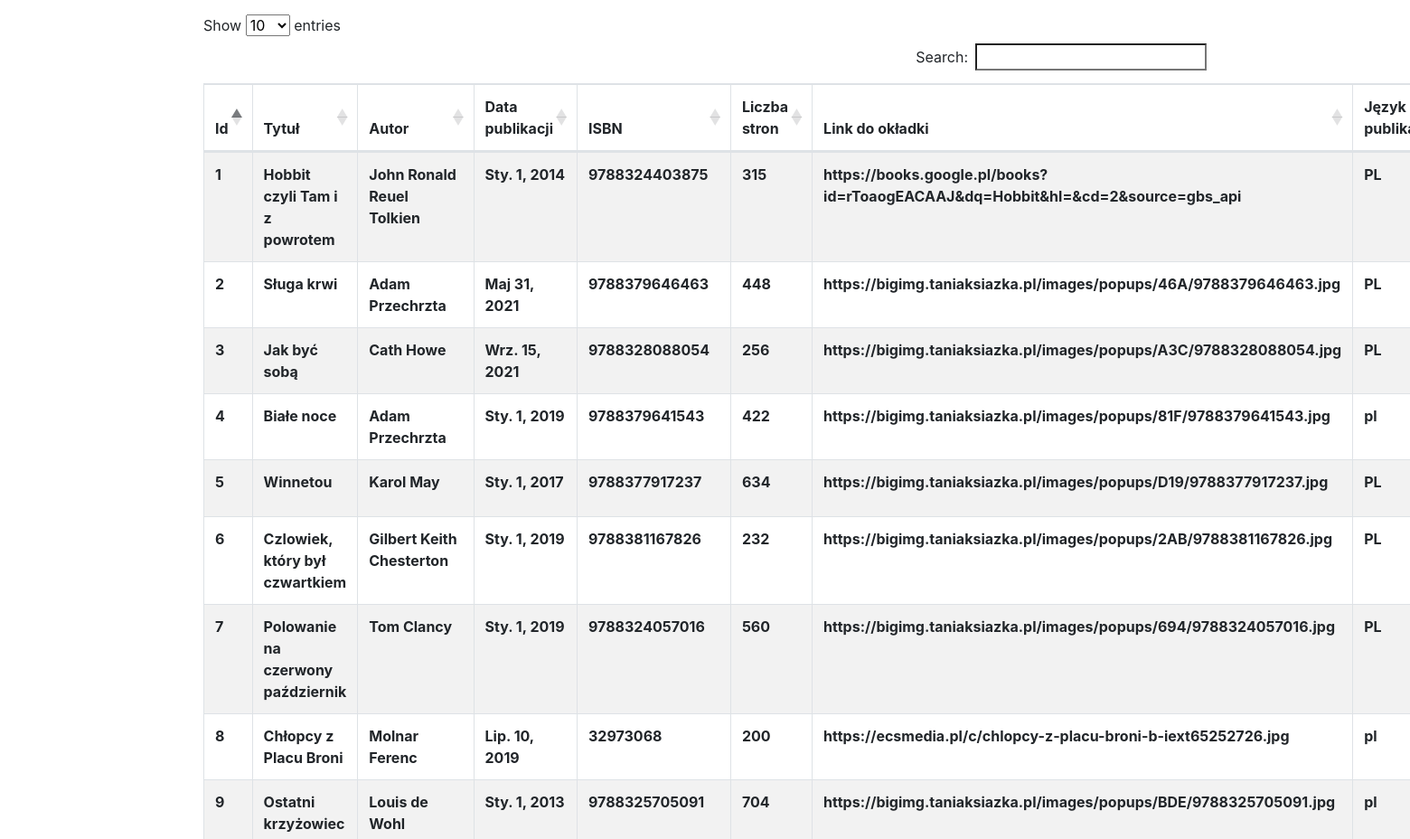
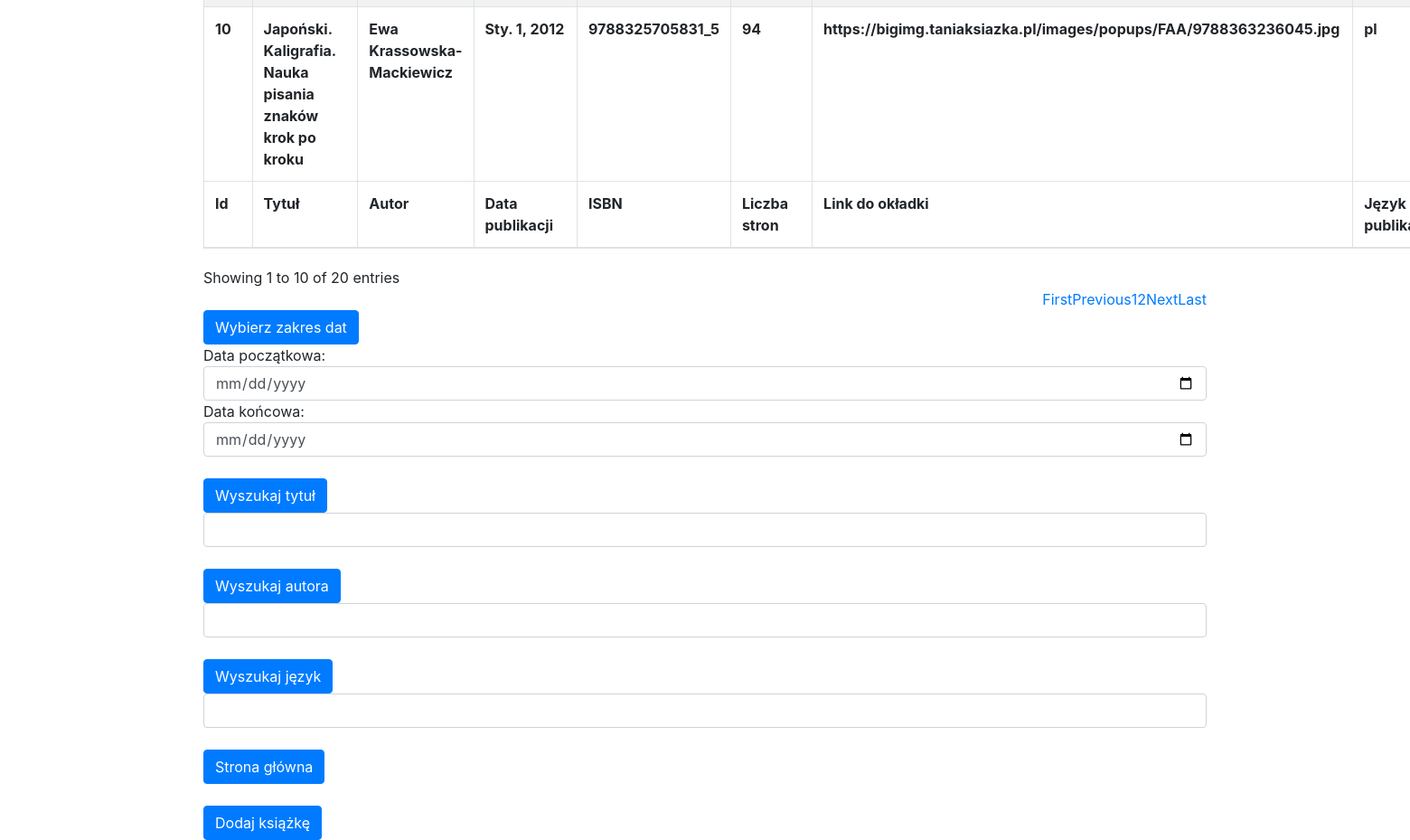
Screenshot of /lista with the database file from the repository (2 pictures, top to bottom).
### aplikacjaKsiazkowa2/models.py (models this page shows, shortened)
class Book(models.Model):
    id = models.AutoField(auto_created=True, primary_key=True, serialize=False, verbose_name='ID')
    title = models.CharField(max_length=200)
    author = models.CharField(max_length=200)
    pub_date = models.DateField('data publikacji')
    isbn = models.CharField(max_length=15, null=True, blank=True)
    pages = models.IntegerField(null=True, blank=True)
    cover = models.CharField(max_length=200, null=True, blank=True)
    language = models.CharField(max_length=5, null=True, blank=True)
    class Meta:
        ordering = ['id']

### aplikacjaKsiazkowa2/views.py (the view, shortened to what this page needs)
# urls.py: path('lista', views.lista, name='lista'),
def lista(request):
    data = Book.objects.order_by('id')
    context = {"books_data": data}
    return render(request, 'aplikacjaKsiazkowa2/lista.html', context)

### aplikacjaKsiazkowa2/templates/aplikacjaKsiazkowa2/lista.html (shortened to what this page needs)
<!DOCTYPE html>
<html lang="pl">
<head>
    <link rel="stylesheet" href="https://stackpath.bootstrapcdn.com/bootstrap/4.3.1/css/bootstrap.min.css">
    <link rel="stylesheet" href="https://cdn.datatables.net/1.10.19/css/dataTables.bootstrap4.min.css">
</head>
<body>
    <div class="container mv-5 mt-3">
        <table class="table table-striped table-bordered mydatatable" style="width: 100%">
	        <thead>
                <tr>
                    <th>Id</th>
                    <th>Tytuł</th>
                    <th>Autor</th>
                    <th>Data publikacji</th>
                    <th>ISBN</th>
                    <th>Liczba stron</th>
                    <th>Link do okładki</th>
                    <th>Język publikacji</th>
                </tr>
	        </thead>
	        <tbody>
                {% for book in books_data %}
                <tr>
                    <th scope="row">{{ book.id }}</th>
                    <th scope="row">{{ book.title }}</th>
                    <th scope="row">{{ book.author }}</th>
                    <th scope="row">{{ book.pub_date }}</th>
                    <th scope="row">{{ book.isbn }}</th>
                    <th scope="row">{{ book.pages }}</th>
                    <th scope="row">{{ book.cover }}</th>
                    <th scope="row">{{ book.language }}</th>
                </tr>
                {% endfor %}
            </tbody>
            <tfoot>
                <tr>
                    <th>Id</th>
                    <th>Tytuł</th>
                    <th>Autor</th>
                    <th>Data publikacji</th>
                    <th>ISBN</th>
                    <th>Liczba stron</th>
                    <th>Link do okładki</th>
                    <th>Język publikacji</th>
                </tr>
	        </tfoot>
	    </table>
    </div>
    <div class="container">
        <form action="{% url 'aplikacjaKsiazkowa2:lista' %}" method="POST" >
            <div>
                <button type="submit" class="btn btn-primary">Wybierz zakres dat</button><br>
                Data początkowa:<input type="date" class="form-control" id="d1" name="d1"/>
                Data końcowa:<input type="date" class="form-control" id="d2" name="d2"/>
            </div>
            <br>
            <div>
                <button type="submit" class="btn btn-primary">Wyszukaj tytuł</button><br>
                <input type="text" class="form-control" id="t_search" name="title"/>
            </div>
            <br>
            <div>
                <button type="submit" class="btn btn-primary">Wyszukaj autora</button><br>
                <input type="text" class="form-control" id="a_search" name="author"/>
            </div>
            <br>
            <div>
                <button type="submit" class="btn btn-primary">Wyszukaj język</button><br>
                <input type="text" class="form-control" id="l_search" name="language"/>
            </div>
            <br>
        </form>
        <form action="{% url 'aplikacjaKsiazkowa2:index' %}">
            <div>
                <button type="submit" class="btn btn-primary">Strona główna</button>
            </div>
        </form>
        <br>
        <form action="{% url 'aplikacjaKsiazkowa2:add_book' %}">
            <div>
                <button type="submit" class="btn btn-primary">Dodaj książkę</button>
            </div>
        </form>
    </div>
</body>
</html>

### rows the page displays
Book: id "1", title "Hobbit czyli Tam i z powrotem", author "John Ronald Reuel Tolkien", pub_date "Sty. 1, 2014", isbn "9788324403875", pages "315", cover "https://books.google.pl/books?id=rToaogEACAAJ&dq=Hobbit&hl=&cd=2&source=gbs_api", language "PL"
Book: id "2", title "Sługa krwi", author "Adam Przechrzta", pub_date "Maj 31, 2021", isbn "9788379646463", pages "448", cover "https://bigimg.taniaksiazka.pl/images/popups/46A/9788379646463.jpg", language "PL"
Book: id "3", title "Jak być sobą", author "Cath Howe", pub_date "Wrz. 15, 2021", isbn "9788328088054", pages "256", cover "https://bigimg.taniaksiazka.pl/images/popups/A3C/9788328088054.jpg", language "PL"
Book: id "4", title "Białe noce", author "Adam Przechrzta", pub_date "Sty. 1, 2019", isbn "9788379641543", pages "422", cover "https://bigimg.taniaksiazka.pl/images/popups/81F/9788379641543.jpg", language "pl"
Book: id "5", title "Winnetou", author "Karol May", pub_date "Sty. 1, 2017", isbn "9788377917237", pages "634", cover "https://bigimg.taniaksiazka.pl/images/popups/D19/9788377917237.jpg", language "PL"
Book: id "6", title "Czlowiek, który był czwartkiem", author "Gilbert Keith Chesterton", pub_date "Sty. 1, 2019", isbn "9788381167826", pages "232", cover "https://bigimg.taniaksiazka.pl/images/popups/2AB/9788381167826.jpg", language "PL"
Book: id "7", title "Polowanie na czerwony październik", author "Tom Clancy", pub_date "Sty. 1, 2019", isbn "9788324057016", pages "560", cover "https://bigimg.taniaksiazka.pl/images/popups/694/9788324057016.jpg", language "PL"
Book: id "8", title "Chłopcy z Placu Broni", author "Molnar Ferenc", pub_date "Lip. 10, 2019", isbn "32973068", pages "200", cover "https://ecsmedia.pl/c/chlopcy-z-placu-broni-b-iext65252726.jpg", language "pl"
Book: id "9", title "Ostatni krzyżowiec", author "Louis de Wohl", pub_date "Sty. 1, 2013", isbn "9788325705091", pages "704", cover "https://bigimg.taniaksiazka.pl/images/popups/BDE/9788325705091.jpg", language "pl"
Book: id "10", title "Japoński. Kaligrafia. Nauka pisania znaków krok po kroku", author "Ewa Krassowska-Mackiewicz", pub_date "Sty. 1, 2012", isbn "9788325705831_5", pages "94", cover "https://bigimg.taniaksiazka.pl/images/popups/FAA/9788363236045.jpg", language "pl"
